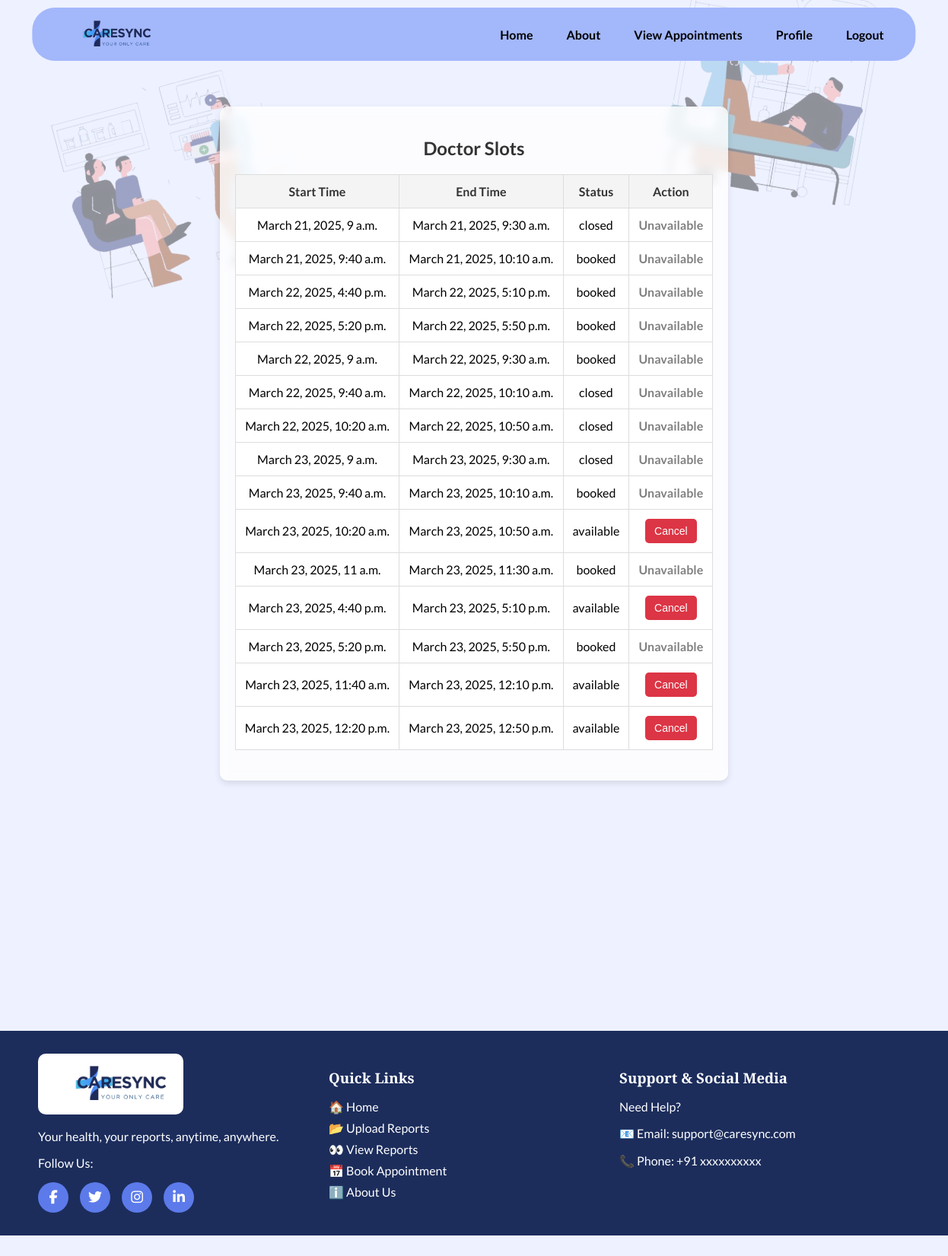
The page /doctor/view_slots/ (signed in) on the database its author committed.
### doctor/models.py (models this page shows, shortened)
class Slot(models.Model):
    STATUS_CHOICES = [
        ('available', 'Available'),
        ('booked', 'Booked'),
        ('closed', 'Closed'),
    ]
    doctor = models.ForeignKey(settings.AUTH_USER_MODEL, on_delete=models.CASCADE)
    start_time = models.DateTimeField()
    end_time = models.DateTimeField()
    status = models.CharField(max_length=10, choices=STATUS_CHOICES, default='available')
    booked_by = models.ForeignKey(settings.AUTH_USER_MODEL, on_delete=models.SET_NULL, null=True, blank=True, related_name="booked_slots")

### doctor/views.py (the view)
# urls.py: path("view_slots/", view_slots, name="view_slots"),
@login_required
def view_slots(request):
    if not hasattr(request.user, 'doctor'):
        return redirect('home')
    slots = Slot.objects.filter(doctor=request.user)
    return render(request, 'view_slots.html', {'slots': slots})

### doctor/templates/view_slots.html (shortened to what this page needs)
{% extends 'base.html' %}
{% block content %}
{% load static %}
<img src="{% static 'images/g-1.png' %}" class="bg-image top-left" alt="Background 1">
<img src="{% static 'images/g-2.png' %}" class="bg-image top-right" alt="Background 2">
<div class="doctor-slots-container">
    <h2>Doctor Slots</h2>
    <table class="doctor-slots-table">
        <tr>
            <th>Start Time</th>
            <th>End Time</th>
            <th>Status</th>
            <th>Action</th>
        </tr>
        {% for slot in slots %}
        <tr>
            <td>{{ slot.start_time }}</td>
            <td>{{ slot.end_time }}</td>
            <td>{{ slot.status }}</td>
            <td>
                {% if slot.status == "available" %}
                <form method="post" action="{% url 'cancel_slot' slot.id %}" class="cancel-form">
                    <button type="submit" class="cancel-button">Cancel</button>
                </form>
                {% else %}
                <span class="unavailable-text">Unavailable</span>
                {% endif %}
            </td>
        </tr>
        {% endfor %}
    </table>
</div>
{% endblock %}

### static/css/base.css (style rules this page uses)
:root { --primary-color: #A3B7FB; --secondary-color: #1C2D5C; --text-color: #000000; --light-text: #ffffff; --accent-color: #5C7AEA; --hover-color: #4A69C6; --button-bg: #5C7AEA; --button-hover: #4A69C6; }
body { font-family: 'Lato', sans-serif; margin: 0; padding: 0; background: #EEF1FF; color: var(--text-color); display: flex; flex-direction: column; min-height: 100vh; overflow-x: hidden; }

### doctor/templates/view_slots.html (style rules this page uses)
.doctor-slots-container { background: rgba(255, 255, 255, 0.8); max-width: 800px; margin: 40px auto; padding: 20px; border-radius: 10px; box-shadow: 0 4px 8px rgba(0, 0, 0, 0.1); text-align: center; backdrop-filter: blur(6px); margin-top: 120px; }
.doctor-slots-container h2 { font-size: 24px; color: #333; margin-bottom: 20px; }
.doctor-slots-table { width: 100%; border-collapse: collapse; margin-bottom: 20px; }
.doctor-slots-table th, .doctor-slots-table td { border: 1px solid #ddd; padding: 12px; text-align: center; }
.doctor-slots-table th { background-color: #f4f4f4; color: #333; font-weight: bold; }
.doctor-slots-table td { background-color: #fff; }
.cancel-form { display: inline-block; }
.cancel-button { background-color: #dc3545; color: white; border: none; padding: 8px 12px; font-size: 14px; border-radius: 5px; cursor: pointer; transition: background 0.3s; }
.unavailable-text { color: gray; font-weight: bold; }
.bg-image { position: absolute; width: 37vw; height: auto; opacity: 0.4; transform-origin: center; z-index: -1; }
.bg-image.top-left { top: 1%; left: 0; transform: rotate(-15deg); }
.bg-image.top-right { top: -1%; right: 0; transform: rotate(10deg); }

### rows shown on the page
Slot: start_time "March 21, 2025, 9 a.m.", end_time "March 21, 2025, 9:30 a.m.", status "closed", shows "Unavailable"
Slot: start_time "March 21, 2025, 9:40 a.m.", end_time "March 21, 2025, 10:10 a.m.", status "booked", shows "Unavailable"
Slot: start_time "March 22, 2025, 4:40 p.m.", end_time "March 22, 2025, 5:10 p.m.", status "booked", shows "Unavailable"
Slot: start_time "March 22, 2025, 5:20 p.m.", end_time "March 22, 2025, 5:50 p.m.", status "booked", shows "Unavailable"
Slot: start_time "March 22, 2025, 9 a.m.", end_time "March 22, 2025, 9:30 a.m.", status "booked", shows "Unavailable"
Slot: start_time "March 22, 2025, 9:40 a.m.", end_time "March 22, 2025, 10:10 a.m.", status "closed", shows "Unavailable"
Slot: start_time "March 22, 2025, 10:20 a.m.", end_time "March 22, 2025, 10:50 a.m.", status "closed", shows "Unavailable"
Slot: start_time "March 23, 2025, 9 a.m.", end_time "March 23, 2025, 9:30 a.m.", status "closed", shows "Unavailable"
Slot: start_time "March 23, 2025, 9:40 a.m.", end_time "March 23, 2025, 10:10 a.m.", status "booked", shows "Unavailable"
Slot: start_time "March 23, 2025, 10:20 a.m.", end_time "March 23, 2025, 10:50 a.m.", status "available", shows "Cancel"
Slot: start_time "March 23, 2025, 11 a.m.", end_time "March 23, 2025, 11:30 a.m.", status "booked", shows "Unavailable"
Slot: start_time "March 23, 2025, 4:40 p.m.", end_time "March 23, 2025, 5:10 p.m.", status "available", shows "Cancel"
Slot: start_time "March 23, 2025, 5:20 p.m.", end_time "March 23, 2025, 5:50 p.m.", status "booked", shows "Unavailable"
Slot: start_time "March 23, 2025, 11:40 a.m.", end_time "March 23, 2025, 12:10 p.m.", status "available", shows "Cancel"
Slot: start_time "March 23, 2025, 12:20 p.m.", end_time "March 23, 2025, 12:50 p.m.", status "available", shows "Cancel"
